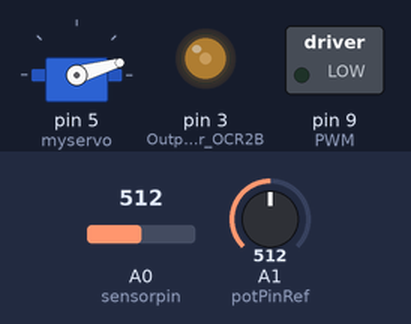
Bench run of a sketch on a simulated Arduino Uno, built with avr-gcc and run on an emulated ATmega328P. Parts: servo, switched loads named in the sketch (green lamp = pin HIGH), output pins drawn as LEDs (lit = HIGH). Inputs (shaded band) come from the test bench; at power-on: A0 (sensorpin) = 512, A1 (potPinRef) = 512. What the sketch prints to the serial monitor is not drawn.

Above: at 0.3 s.
Timing chart, 0 to 1.8 s (numbered marks = the images above):
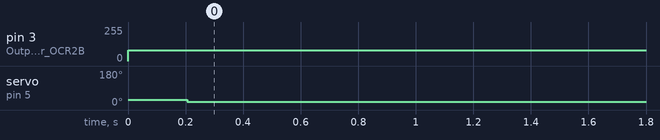

Measured:
- by itself, pin 3 (Output_pin_for_OCR2B): 0/255 → 82/255 at 0.00 s
- by itself, servo on pin 5 (myservo): 27° → 16° at 0.21 s

The sketch:

ProjectServo.ino
```cpp
/*
 Authours:
 Sebastian Andersson
 Gustaf Carlstedt
 Ulrik Åkesson

  Analog:
  A0 - Sensor signal
  A1 - Potentiometer signal for reference
  A2 - Potentiometer signal for PWM
  Digital:
  D9 - PWM output

  BLDC:
  Red - Vcc, run at 7V
  Black - Ground
  Green - PWM, 0-5V
  Yellow - Do not use*/

#include <Servo.h>
#define VOLTS_PER_UNIT    .0049F
#define LOWER_ANGLE       16
#define UPPER_ANGLE       29
#define MOTORSPEED        82 //70 is full throttle
#define DELAY             1

Servo myservo;

int sensorpin = A0; // analog pin used to connect the sharp sensor
int potPinRef = A1;  // analog pin used to connect potentiometer
int potPinPWM = A2;
int minPipe = 10; // Min value of pipe in cm
int maxPipe = 30;  // Max value of pipe in cm
int PWM = 9 ; // PWM output

void analogWrite25k(int pin, int value) {
    switch (pin) {
        case 9:
            OCR1A = value;
            //Serial.print(value);
            break;
        case 10:
            OCR1B = value;
            break;
        default:
            // no other pin will work
            break;
    }
}

int PotentiometerReadPWM() {
  int potVal, PWM;
  potVal = analogRead(potPinPWM);  // Read poetentiometer value
  PWM = map(potVal, 0, 1023, 0, 255);

  return PWM;
  }

  int PotentiometerReadRef() {
  int potVal, ref;
  potVal = analogRead(potPinRef);  // Read poetentiometer value
  ref = map(potVal, 0, 1023, maxPipe, minPipe);

  return ref;
  }

  int SensorRead() {
    int i, cm=0;
    float sensorVal=0;

    for (i=0; i<10; i++) {
      sensorVal = analogRead(sensorpin); //sensorVal; // + (analogRead(sensorpin)*VOLTS_PER_UNIT);       // reads the value of the sharp sensor
    }
    //Serial.println(sensorVal);
    cm =  4800/(sensorVal - 20);//21.25/(sensorVal-0.175);  //60.495 * pow((sensorVal/10),-1.1904);
    return cm;
}

void setup(){
  pinMode(3, OUTPUT); // Output pin for OCR2B
   // Configure Timer 1 for PWM @ 25 kHz.
   TCCR1A = 0;           // undo the configuration done by...
   TCCR1B = 0;           // ...the Arduino core library
   TCNT1  = 0;           // reset timer
   TCCR1A = _BV(COM1A1)  // non-inverted PWM on ch. A
          | _BV(COM1B1)  // same on ch; B
          | _BV(WGM11);  // mode 10: ph. correct PWM, TOP = ICR1
   TCCR1B = _BV(WGM13)   // ditto
          | _BV(CS10);   // prescaler = 1
   ICR1   = 320;         // TOP = 320

   // Set up the 250 kHz output (but cro measures only 125 kHz)
   TCCR2A = _BV(COM2A1) | _BV(COM2B1) | _BV(WGM21) | _BV(WGM20);
   TCCR2B = _BV(WGM22) | _BV(CS20);
   OCR2A = 255;
   OCR2B = 0;
   myservo.attach(5);
   // Set the PWM pins as output.
   pinMode(PWM, OUTPUT);

  Serial.begin(9600); // starts the serial monitor
}

void loop(){
  int err;
  double error;
  int prevError = 0, deltaError = 0;
  int8_t cm, ref, i, angle, changeInAngle;
  double normError, normDeltaError;
  double  eN = 0, eZ = 0, eP = 0, deN = 0, deZ = 0, deP = 0;
  double ruleP = 0, ruleZ = 0, ruleN = 0;
  double areaP = 0, areaZ = 0, areaN = 0;
  double deltaAngle = 0;
  double alpha = asin(1.0/6.0);

  // Read component values
  OCR2B = MOTORSPEED; // D3
  angle = 27;
  myservo.write(angle);
  delay(200);
  while(1) {
    cm = SensorRead();
    ref = PotentiometerReadRef();
    err = cm - ref; // Calculate the reference distance in cm
    /*
    Serial.print("Error: ");
    Serial.println(err, DEC);
    Serial.print("Ref: ");
    Serial.println(ref, DEC);
    */
    error = (double)err;
    deltaError = error - prevError;
    //Begin Fuzzy
    normError = (error+20)/40;
    normDeltaError = (deltaError+10)/20;

    if (error <= -10){
        eN = 1;
    } else if (error > -10 && error < 0){
        eN = -4*(normError-0.25)+1;
        eZ = 4*(normError-0.25);
    } else if (error == 0){
        eZ = 1;
    } else if (error > 0 && error < 10){
        eZ = -4*(normError-0.5)+1;
        eP = 4*(normError-0.5);
    } else if (error >= 10){
        eP = 1;
    }

    if (deltaError <= -6){
        deN = 1;
    } else if (deltaError > -6 && deltaError < 0){
        deN = -(3+(1.0/3.0))*(normDeltaError-0.2)+1;
        deZ = (3+(1.0/3.0))*(normDeltaError-0.2);
    } else if (deltaError == 0){
        deZ = 1;
    } else if (deltaError > 0 && deltaError < 6){
        deZ = -(3+(1.0/3.0))*(normDeltaError-0.5)+1;
        deP = (3+(1.0/3.0))*(normDeltaError-0.5);
    } else if (deltaError >= 6){
        deP = 1;
    }

    ruleP = max(max(min(eN, deN), min(eN, deZ)), min(eZ, deP));
    ruleZ = max(max(min(eN, deP), min(eZ, deZ)), min(eP, deN));
    ruleN = max(max(min(eZ, deP), min(eP, deZ)), min(eP, deP));

    areaP = ((6*ruleP-((1-ruleP)/tan(alpha))*ruleP)/2)+((1-ruleP)/tan(alpha))*ruleP;
    areaZ = ((12*ruleZ-((1-ruleZ)/tan(alpha))*ruleZ)/2)+((1-ruleZ)/tan(alpha))*ruleZ;
    areaN = ((6*ruleN-((1-ruleN)/tan(alpha))*ruleN)/2)+((1-ruleN)/tan(alpha))*ruleN;

    if (areaZ >= 1) {
        deltaAngle = 0 + (areaP / areaZ) * 6 - (areaN / areaZ) * 6;
    } else if (areaN >= 1){
        deltaAngle = -6 + (areaZ / areaN) * 6 + (areaP / areaN) * 12;
    } else if (areaP >= 1){
        deltaAngle = 6 - (areaZ / areaP) * 6 - (areaN / areaP) * 12;
    } else {
        Serial.println("Unknown error");
    }
    changeInAngle = -1*(int)round(deltaAngle);
    /*
    Serial.print("Delta Angle: ");
    Serial.println(changeInAngle, DEC);
    */
    //End Fuzzy
    if (((changeInAngle+angle) >= LOWER_ANGLE) && ((changeInAngle+angle) <= UPPER_ANGLE)) {
      angle = changeInAngle+angle;
    }else if (changeInAngle+angle > UPPER_ANGLE){
      angle = UPPER_ANGLE;
    }else if(changeInAngle+angle < LOWER_ANGLE){
      angle = LOWER_ANGLE;
    }
    myservo.write(angle);
    delay(DELAY);
    prevError = error;
    Serial.print(ref);
    Serial.print("\t");
    Serial.print(error);
    Serial.print("\t");
    Serial.print(deltaError);
    Serial.print("\t");
    Serial.println(angle);

  }
}
```
